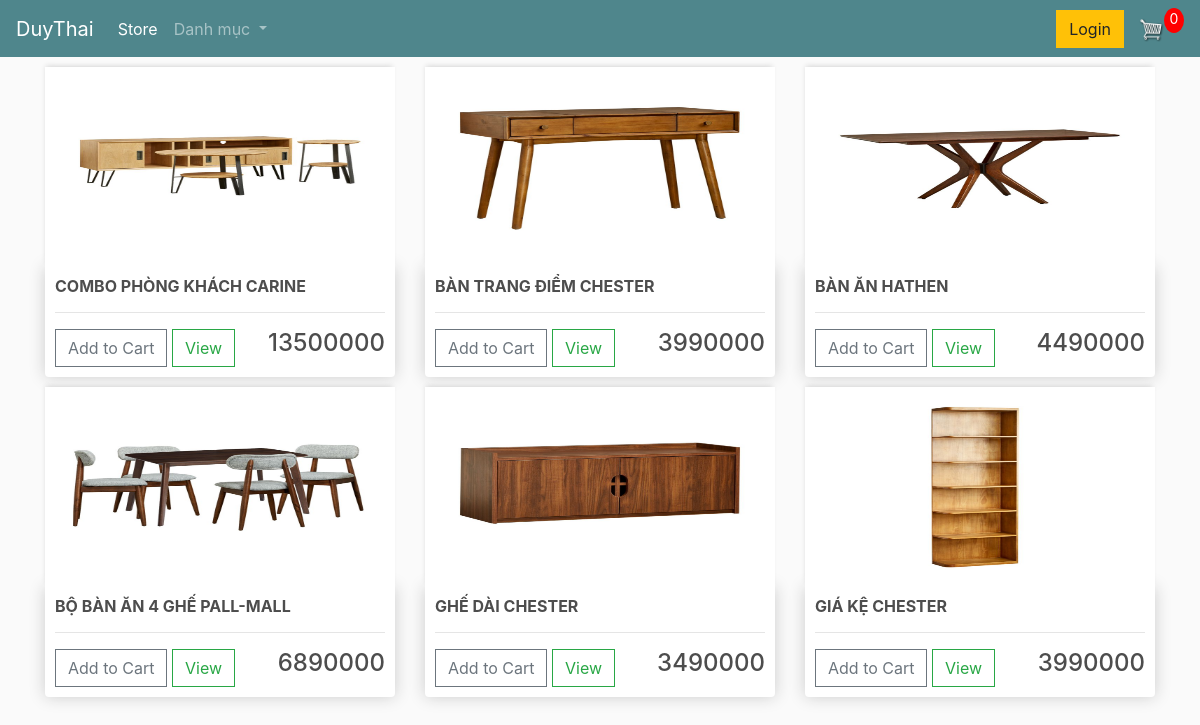
The page / on the database its author committed.
### store/models.py (models this page shows, shortened)
class Product(models.Model):
    title = models.CharField(default='',max_length=255)
    price  = models.IntegerField(default=0)
    description = models.TextField(default='')
    digital = models.BooleanField(default=False, null=True, blank=False)
    active = models.BooleanField(default=True)
    category = models.ForeignKey(Category, on_delete=models.CASCADE)
    image = models.ImageField(null=True, blank=True)

### store/views.py (the view)
# urls.py: path('', include('store.urls')),
def store(request):
    if request.user.is_authenticated:
        customer = request.user.customer
        order, created = Order.objects.get_or_create(customer=customer, complete=False)
        items = order.orderitem_set.all()
        cartItems = order.get_cart_items
    else:
        items = []
        order = {'get_cart_total': 0, 'get_cart_items': 0, 'shipping': False}
        cartItems = order['get_cart_items']
    category = Category.objects.all()
    product_main = Product.objects.all()
    context = {'category':category, 'items': items, 'cartItems' : cartItems, 'products':product_main}
    return render(request, 'store/main.html', context)

### store/templates/store/main.html (shortened to what this page needs)
{% load static %}
<!DOCTYPE html>
<html lang="en">
<head>
    <link rel="stylesheet" href="https://cdn.jsdelivr.net/npm/bootstrap@4.5.3/dist/css/bootstrap.min.css">
    <link rel="stylesheet" type="text/css" href="{% static 'css/main.css' %}" >
</head>
<body>
    <nav class="navbar navbar-expand-lg navbar-dark bg-dark">
        <a class="navbar-brand" href="{% url 'store' %}">DuyThai</a>
        <div class="collapse navbar-collapse" id="navbarSupportedContent">
          <ul class="navbar-nav mr-auto">
            <li class="nav-item active">
              <a class="nav-link" href="{% url 'store' %}">Store <span class="sr-only">(current)</span></a>
            </li>
          <li class="nav-item dropdown">
            <a class="nav-link dropdown-toggle" href="#" id="navbarDropdown" role="button" data-toggle="dropdown" aria-haspopup="true" aria-expanded="false">
                Danh mục
            </a>
          </li>
          </ul>
          <div class="form-inline my-2 my-lg-0">
                {% if user.is_authenticated %}
                    <a href=" {% url 'logout' %}"class="btn btn-warning">{{ user.first_name }}</a>
                {% else %}
                    <a href="{% url 'login:login' %}"class="btn btn-warning">Login</a>
                {% endif %}
                <a href="{% url 'cart:cart' %}">
                    <img  id="cart-icon" src="{% static 'store/images/../../../static/images/cart.png' %}"  >
                </a>
                <p id="cart-total">{{ cartItems }}</p>
            </div>
        </div>
    </nav>
    <div class="container">
        <div class="row">
                {% for product in products %}
                    <div class="col-lg-4">
                    <img class="thumbnail" src="{{ product.image.url|default_if_none:'#' }}" alt="">
                    <div class="box-element product">
                    <h6><strong>{{ product.title }}</strong></h6>
                    <hr>
                    <button data-product="{{ product.id }}" data-action="add" class="btn btn-outline-secondary add-btn update-cart">Add to Cart</button>
                    <a class="btn btn-outline-success" href="#">View</a>
                    <h4 style="display: inline-block; float: right">{{ product.price }}</h4>
                </div>
            </div>
                {% endfor %}
        </div>
    </div>
</body>
</html>

### static/css/main.css (style rules this page uses)
body { background-color: hsl(0, 0%, 98%); }
h1,h2,h3,h4,h5,h6 { color:hsl(0, 0%, 30%); }
.box-element { box-shadow:hsl(0, 0%, 80%) 0 0 16px; background-color: #fff; border-radius: 4px; padding: 10px; }
.thumbnail { width: 100%; height: 200px; -webkit-box-shadow: -1px -3px 5px -2px rgba(214,214,214,1); -moz-box-shadow: -1px -3px 5px -2px rgba(214,214,214,1); box-shadow: -1px -3px 5px -2px rgba(214,214,214,1); }
.product { border-radius: 0 0 4px 4px; }
.bg-dark { background-color: #4f868c!important; }
#cart-icon { width:25px; display: inline-block; margin-left: 15px; }
#cart-total { display: block; text-align: center; color:#fff; background-color: red; width: 20px; height: 25px; border-radius: 50%; font-size: 14px; }
.col-lg-4, .col-lg-6, .col-lg-8, .col-lg-12 { margin-top: 10px; }
.btn { border-radius: 0; }

### rows shown on the page
Product: image (picture), title "COMBO PHÒNG KHÁCH CARINE", price "13500000"
Product: image (picture), title "BÀN TRANG ĐIỂM CHESTER", price "3990000"
Product: image (picture), title "BÀN ĂN HATHEN", price "4490000"
Product: image (picture), title "BỘ BÀN ĂN 4 GHẾ PALL-MALL", price "6890000"
Product: image (picture), title "GHẾ DÀI CHESTER", price "3490000"
Product: image (picture), title "GIÁ KỆ CHESTER", price "3990000"

### other values the page prints
{{ cartItems }} "0"
